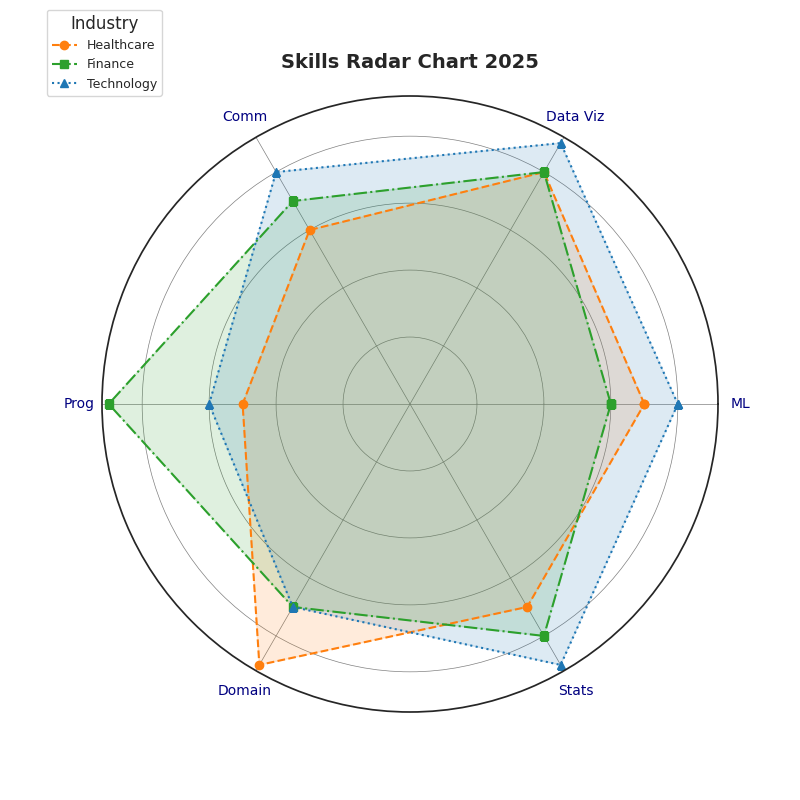

The Python source for this figure:
import matplotlib.pyplot as plt
import numpy as np

categories = [
    'ML',  # Machine Learning
    'Data Viz',  # Data Visualization
    'Comm',  # Communication
    'Prog',  # Programming
    'Domain',  # Domain Knowledge
    'Stats',  # Statistical Analysis
]

proficiency_healthcare = [7, 8, 6, 5, 9, 7]
proficiency_finance = [6, 8, 7, 9, 7, 8]
proficiency_technology = [8, 9, 8, 6, 7, 9]

num_vars = len(categories)
angles = np.linspace(0, 2 * np.pi, num_vars, endpoint=False).tolist()
proficiency_healthcare += proficiency_healthcare[:1]
proficiency_finance += proficiency_finance[:1]
proficiency_technology += proficiency_technology[:1]
angles += angles[:1]

fig, ax = plt.subplots(figsize=(8, 8), subplot_kw=dict(polar=True))
fig.subplots_adjust(wspace=0.5)

ax.set_title('Skills Radar Chart 2025', fontsize=14, fontweight='bold', pad=20)

# Shuffled colors
colors = ['#ff7f0e', '#2ca02c', '#1f77b4']

ax.plot(angles, proficiency_healthcare, linewidth=1.5, linestyle='dashed', marker='o', label='Healthcare', color=colors[0])
ax.fill(angles, proficiency_healthcare, alpha=0.15, color=colors[0])

ax.plot(angles, proficiency_finance, linewidth=1.5, linestyle='dashdot', marker='s', label='Finance', color=colors[1])
ax.fill(angles, proficiency_finance, alpha=0.15, color=colors[1])

ax.plot(angles, proficiency_technology, linewidth=1.5, linestyle='dotted', marker='^', label='Technology', color=colors[2])
ax.fill(angles, proficiency_technology, alpha=0.15, color=colors[2])

ax.set_yticklabels([])  # No change needed here
ax.set_xticks(angles[:-1])
ax.set_xticklabels(categories, fontsize=10, color='navy')

ax.legend(loc='upper left', bbox_to_anchor=(-0.1, 1.15), fontsize=9, title='Industry')
ax.grid(color='gray', linestyle='-', linewidth=0.5)

plt.show()
